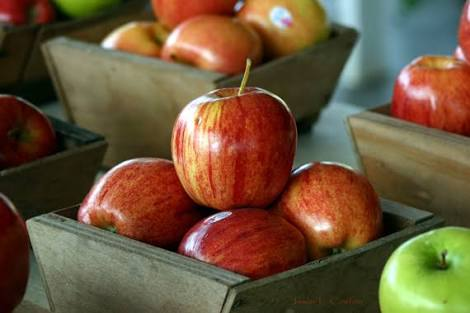
#> input picture Code/input.jpg, 470 x 313 px
$ python chan_vese.py
#> lines starting #> are read from the running program, lines starting #| are printed output that depends on the picture
"""
======================
Chan-Vese Segmentation
======================

The Chan-Vese segmentation algorithm is designed to segment objects without
clearly defined boundaries. This algorithm is based on level sets that are
evolved iteratively to minimize an energy, which is defined by
weighted values corresponding to the sum of differences intensity
from the average value outside the segmented region, the sum of
differences from the average value inside the segmented region, and a
term which is dependent on the length of the boundary of the segmented
region.

This algorithm was first proposed by Tony Chan and Luminita Vese, in
a publication entitled "An Active Countour Model Without Edges" [1]_. See also
[2]_, [3]_.

This implementation of the algorithm is somewhat simplified in the
sense that the area factor 'nu' described in the original paper is not
implemented, and is only suitable for grayscale images.

Typical values for ``lambda1`` and ``lambda2`` are 1. If the 'background' is
very different from the segmented object in terms of distribution (for
example, a uniform black image with figures of varying intensity), then
these values should be different from each other.

Typical values for ``mu`` are between 0 and 1, though higher values can be
used when dealing with shapes with very ill-defined contours.

The algorithm also returns a list of values that corresponds to the
energy at each iteration. This can be used to adjust the various
parameters described above.

References
----------
.. [1] An Active Contour Model without Edges, Tony Chan and
       Luminita Vese, Scale-Space Theories in Computer Vision, 1999,
       DOI:10.1007/3-540-48236-9_13
.. [2] Chan-Vese Segmentation, Pascal Getreuer, Image Processing On
       Line, 2 (2012), pp. 214-224,
       DOI:10.5201/ipol.2012.g-cv
.. [3] The Chan-Vese Algorithm - Project Report, Rami Cohen,
       http://arxiv.org/abs/1107.2782 , 2011
"""
import numpy as np
import matplotlib.pyplot as plt
from skimage import data, img_as_float
from skimage.segmentation import chan_vese
from skimage import color
from skimage import io


myimage = color.rgb2gray(io.imread('input.jpg'))
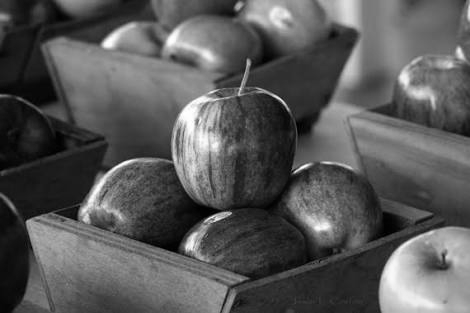
#> myimage: shape (313, 470) float64; min 0, max 1, mean 0.347
image = img_as_float(myimage)
# Feel free to play around with the parameters to see how they impact the result
cv = chan_vese(image, mu=0.25, lambda1=1, lambda2=1, tol=1e-3, max_iter=50,dt=0.5, init_level_set="checkerboard", extended_output=True)

fig, axes = plt.subplots(2, 2, figsize=(8, 8))
ax = axes.flatten()

ax[0].imshow(image)
ax[0].set_axis_off()
ax[0].set_title("Original Image", fontsize=12)

ax[1].imshow(cv[0], cmap="gray")
ax[1].set_axis_off()
title = "Chan-Vese segmentation - {} iterations".format(len(cv[2]))
#> title = 'Chan-Vese segmentation - 50 iterations'
ax[1].set_title(title, fontsize=12)

ax[2].imshow(cv[1], cmap="gray")
ax[2].set_axis_off()
ax[2].set_title("Final Level Set", fontsize=12)

ax[3].plot(cv[2])
ax[3].set_title("Evolution of energy over iterations", fontsize=12)

fig.tight_layout()
plt.show()
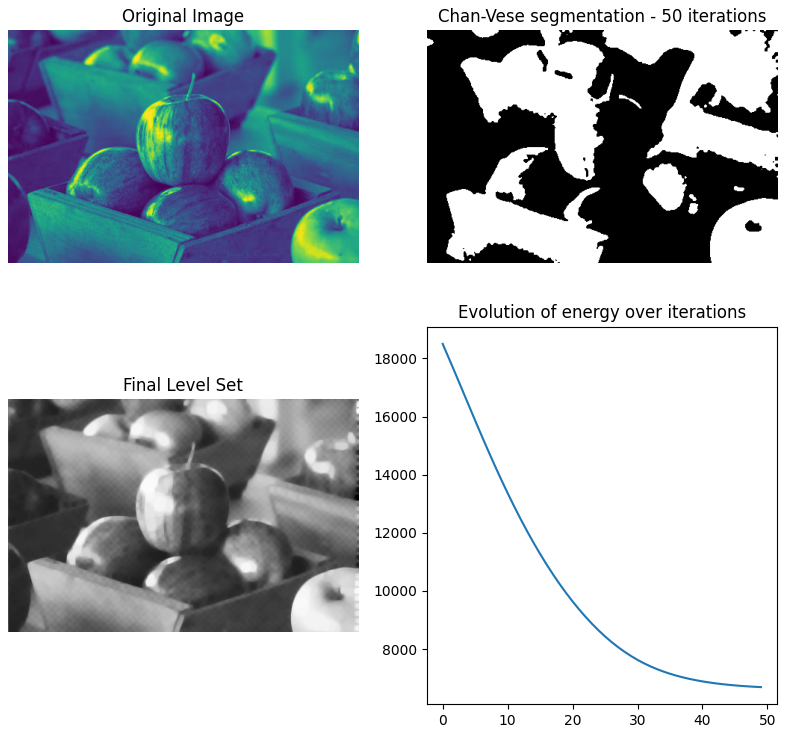
#> figure drawn by matplotlib, 4 panels; panel 4: curve peaks at x = 0, y = 18499.7
